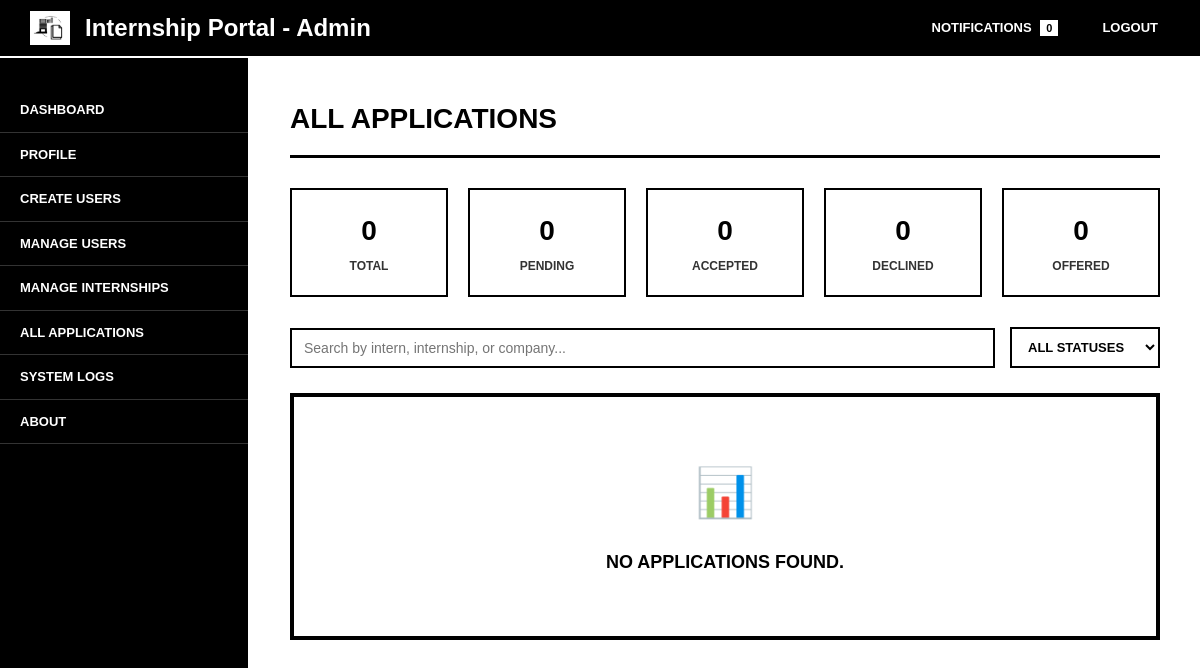
The app's page /superadmin/applications.php (signed in), older data.
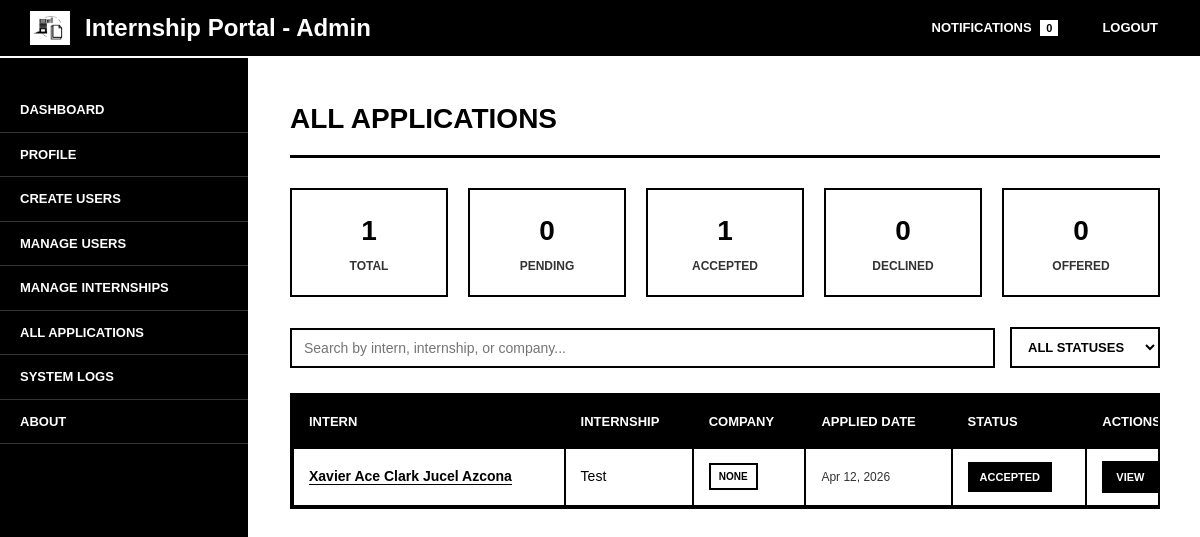
The same page, newer data.
### tables this page shows
CREATE TABLE `applications` (
  `application_id` int(11) NOT NULL,
  `internship_id` int(11) NOT NULL,
  `intern_id` int(11) NOT NULL,
  `date_applied` timestamp NOT NULL DEFAULT current_timestamp(),
  `status` enum('Pending','Reviewed','Shortlisted','Rejected','Offered','Accepted','Declined','Contract Signed') DEFAULT 'Pending'
);

CREATE TABLE `interns` (
  `intern_id` int(11) NOT NULL,
  `user_id` int(11) NOT NULL,
  `first_name` varchar(100) NOT NULL,
  `middle_name` varchar(100) DEFAULT NULL,
  `last_name` varchar(100) NOT NULL,
  `suffix` varchar(20) DEFAULT NULL,
  `gender` enum('Male','Female','Other') DEFAULT NULL,
  `birthdate` date DEFAULT NULL,
  `age` int(11) DEFAULT NULL,
  `contact_no` varchar(20) DEFAULT NULL,
  `university` varchar(150) DEFAULT NULL,
  `course` varchar(150) DEFAULT NULL,
  `year_level` varchar(50) DEFAULT NULL,
  `created_at` timestamp NOT NULL DEFAULT current_timestamp(),
  `profile_image` varchar(100) DEFAULT 'default.png'
);

CREATE TABLE `internships` (
  `internship_id` int(11) NOT NULL,
  `company_id` int(11) NOT NULL,
  `title` varchar(255) NOT NULL,
  `description` text NOT NULL,
  `requirements` text DEFAULT NULL,
  `duration` varchar(100) DEFAULT NULL,
  `allowance` decimal(10,2) DEFAULT NULL,
  `deadline` date DEFAULT NULL,
  `status` enum('pending','approved','rejected','closed') DEFAULT 'pending',
  `start_date` date DEFAULT NULL,
  `end_date` date DEFAULT NULL,
  `created_at` timestamp NOT NULL DEFAULT current_timestamp()
);

CREATE TABLE `companies` (
  `company_id` int(11) NOT NULL,
  `company_name` varchar(255) NOT NULL,
  `contact_phone` varchar(50) DEFAULT NULL,
  `industry` varchar(100) DEFAULT NULL,
  `contact_person` varchar(100) DEFAULT NULL,
  `website` varchar(150) DEFAULT NULL,
  `description` text DEFAULT NULL,
  `profile_image` varchar(255) DEFAULT 'default.png',
  `contact_email` varchar(255) DEFAULT NULL,
  `created_at` timestamp NOT NULL DEFAULT current_timestamp(),
  `updated_at` timestamp NOT NULL DEFAULT current_timestamp() ON UPDATE current_timestamp()
);

### includes/functions.php (called while the page is built, shortened)
<?php
function isSuperAdminUser($userType = null) {
    $userType = $userType ?? ($_SESSION['user_type'] ?? null);
    return $userType === 'superadmin';
}
function getAdminAreaLabel() {
    return isSuperAdminUser() ? 'Super Admin' : 'Admin';
}
?>

### superadmin/applications.php (the view, shortened to what the changed rows need)
<?php
require_once '../includes/functions.php';
$panelLabel = getAdminAreaLabel();
$stmt = $pdo->query("
    SELECT a.*,
           i.title,
           ir.first_name, ir.last_name, u.email,
           c.company_name
    FROM applications a
    JOIN internships i ON a.internship_id = i.internship_id
    JOIN interns ir ON a.intern_id = ir.intern_id
    JOIN companies c ON i.company_id = c.company_id
    JOIN users u ON ir.user_id = u.user_id
    ORDER BY a.date_applied DESC
");
$applications = $stmt->fetchAll();
$total = count($applications);
$pending = count(array_filter($applications, fn($a) => $a['status'] === 'Pending'));
$accepted = count(array_filter($applications, fn($a) => $a['status'] === 'Accepted'));
$declined = count(array_filter($applications, fn($a) => $a['status'] === 'Declined'));
$offered = count(array_filter($applications, fn($a) => $a['status'] === 'Offered'));
function getStatusClass($status) {
    return strtolower(str_replace(' ', '-', $status));
}
?>
<!DOCTYPE html>
<html>
<head>
    <link rel="stylesheet" href="../assets/css/application.css">
    <link rel="stylesheet" href="../assets/css/logout_modal.css">
    <link rel="stylesheet" href="../assets/css/responsive.css">
</head>
<body>
<div class="topnav">
    <div class="logo-section">
        <h2>Internship Portal - <?= htmlspecialchars($panelLabel) ?></h2>
    </div>
</div>
<div class="wrapper">
    <div class="main-content">
        <h2>All Applications</h2>
        <div class="stats-cards">
            <div class="stat-card">
                <h3><?= $total ?></h3>
                <p>Total</p>
            </div>
            <div class="stat-card">
                <h3><?= $pending ?></h3>
                <p>Pending</p>
            </div>
            <div class="stat-card">
                <h3><?= $accepted ?></h3>
                <p>Accepted</p>
            </div>
            <div class="stat-card">
                <h3><?= $declined ?></h3>
                <p>Declined</p>
            </div>
            <div class="stat-card">
                <h3><?= $offered ?></h3>
                <p>Offered</p>
            </div>
        </div>
        <div class="table-container">
            <?php if (count($applications) > 0): ?>
            <table id="applicationsTable">
                <thead>
                    <tr>
                        <th>Intern</th>
                        <th>Internship</th>
                        <th>Company</th>
                        <th>Applied Date</th>
                        <th>Status</th>
                        <th>Actions</th>
                    </tr>
                </thead>
                <tbody>
                    <?php foreach ($applications as $app): ?>
                    <tr data-status="<?= $app['status'] ?>">
                        <td>
                            <a href="view_intern.php?id=<?= $app['intern_id'] ?>" class="intern-name">
                                <?= htmlspecialchars($app['first_name'] . ' ' . $app['last_name']) ?>
                            </a>
                        </td>
                        <td><?= htmlspecialchars($app['title']) ?></td>
                        <td>
                            <span class="company-badge"><?= htmlspecialchars($app['company_name']) ?></span>
                        </td>
                        <td>
                            <span class="application-date"><?= date('M d, Y', strtotime($app['date_applied'])) ?></span>
                        </td>
                        <td>
                            <span class="status-badge status-<?= getStatusClass($app['status']) ?>">
                                <?= htmlspecialchars($app['status']) ?>
                            </span>
                        </td>
                        <td>
                            <div class="action-buttons">
                                <a href="view_application.php?id=<?= $app['application_id'] ?>" class="btn-action btn-view">View</a>
                            </div>
                        </td>
                    </tr>
                    <?php endforeach; ?>
                </tbody>
            </table>
            <?php else: ?>
            <div class="no-results">
                No applications found.
            </div>
            <?php endif; ?>
        </div>
    </div>
</div>
</body>
</html>

Row changes from the older to the newer data that the page shows:
added applications: status "0", status "1", intern.last_name "Xavier Ace Clark Jucel Azcona", internship.title "Test", companies.company_name "NONE", date_applied "Apr 12, 2026", status "ACCEPTED"
Text that changed along with them:
$total: "0" → "1"
$pending: "0" → (not shown)
$accepted: "0" → (not shown)
$declined: "0" → (not shown)
$offered: "0" → (not shown)
text no longer shown: "NO APPLICATIONS FOUND."
text now shown: "INTERN INTERNSHIP COMPANY APPLIED DATE STATUS ACTIONS"
